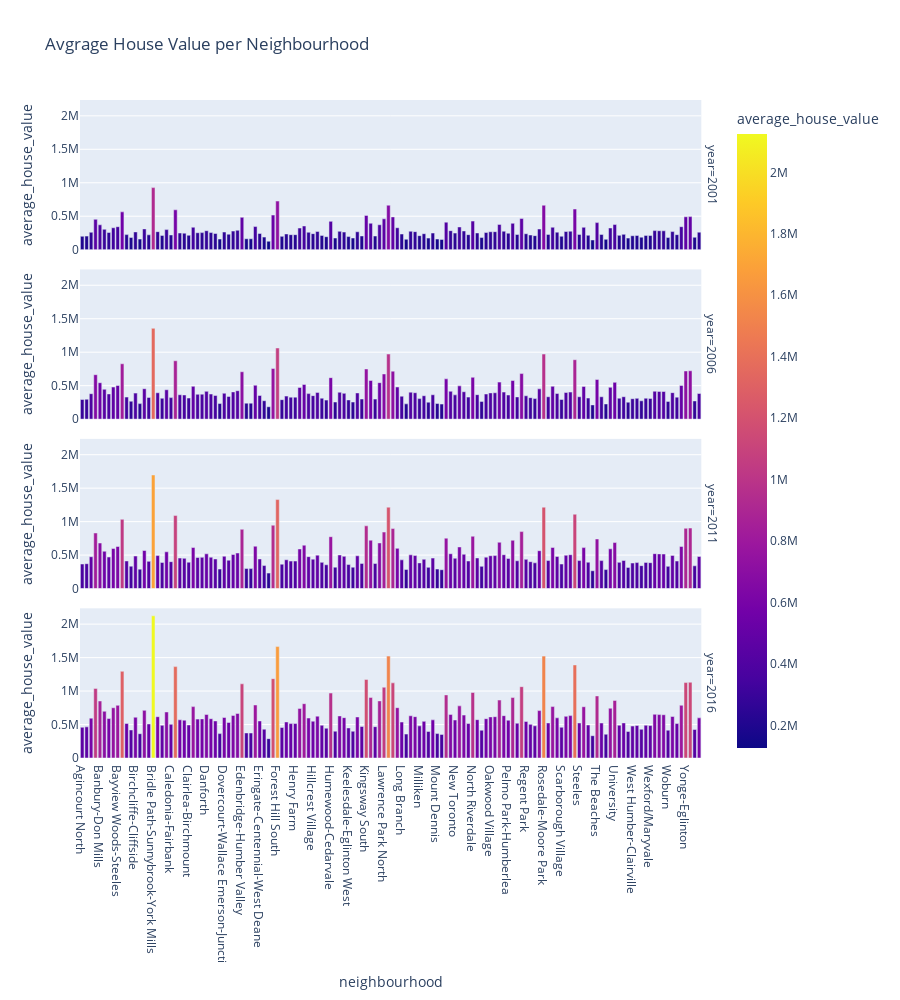

The notebook cell this image was saved under:
### Code cell
# YOUR CODE HERE!
fig = px.bar(avg_house_val_by_neighbourhood, x="neighbourhood", y="average_house_value",
             color='average_house_value', facet_row="year",
            height=1000,width=900,
             title='Avgrage House Value per Neighbourhood')
fig.show()

### Figure 1 — Plotly figure (JSON) as saved in the notebook; plotly's stock layout.template omitted (floating-point values rounded to 4 significant figures; data arrays with more than 128 entries replaced by an {"elided": "..."} marker saying what was removed)
{"data": [{"alignmentgroup": "True", "hovertemplate": "year=2001<br>neighbourhood=%{x}<br>average_house_value=%{marker.color}<extra></extra>", "legendgroup": "", "marker": {"color": {"elided": "140 int values"}, "coloraxis": "coloraxis", "pattern": {"shape": ""}}, "name": "", "offsetgroup": "", "orientation": "v", "showlegend": false, "textposition": "auto", "type": "bar", "x": {"elided": "140 str values"}, "xaxis": "x4", "y": {"elided": "140 int values"}, "yaxis": "y4"}, {"alignmentgroup": "True", "hovertemplate": "year=2006<br>neighbourhood=%{x}<br>average_house_value=%{marker.color}<extra></extra>", "legendgroup": "", "marker": {"color": {"elided": "140 int values"}, "coloraxis": "coloraxis", "pattern": {"shape": ""}}, "name": "", "offsetgroup": "", "orientation": "v", "showlegend": false, "textposition": "auto", "type": "bar", "x": {"elided": "140 str values"}, "xaxis": "x3", "y": {"elided": "140 int values"}, "yaxis": "y3"}, {"alignmentgroup": "True", "hovertemplate": "year=2011<br>neighbourhood=%{x}<br>average_house_value=%{marker.color}<extra></extra>", "legendgroup": "", "marker": {"color": {"elided": "140 int values"}, "coloraxis": "coloraxis", "pattern": {"shape": ""}}, "name": "", "offsetgroup": "", "orientation": "v", "showlegend": false, "textposition": "auto", "type": "bar", "x": {"elided": "140 str values"}, "xaxis": "x2", "y": {"elided": "140 int values"}, "yaxis": "y2"}, {"alignmentgroup": "True", "hovertemplate": "year=2016<br>neighbourhood=%{x}<br>average_house_value=%{marker.color}<extra></extra>", "legendgroup": "", "marker": {"color": {"elided": "140 int values"}, "coloraxis": "coloraxis", "pattern": {"shape": ""}}, "name": "", "offsetgroup": "", "orientation": "v", "showlegend": false, "textposition": "auto", "type": "bar", "x": {"elided": "140 str values"}, "xaxis": "x", "y": {"elided": "140 int values"}, "yaxis": "y"}], "layout": {"annotations": [{"font": {}, "showarrow": false, "text": "year=2016", "textangle": 90, "x": 0.98, "xanchor": "left", "xref": "paper", "y": 0.1138, "yanchor": "middle", "yref": "paper"}, {"font": {}, "showarrow": false, "text": "year=2011", "textangle": 90, "x": 0.98, "xanchor": "left", "xref": "paper", "y": 0.3712, "yanchor": "middle", "yref": "paper"}, {"font": {}, "showarrow": false, "text": "year=2006", "textangle": 90, "x": 0.98, "xanchor": "left", "xref": "paper", "y": 0.6288, "yanchor": "middle", "yref": "paper"}, {"font": {}, "showarrow": false, "text": "year=2001", "textangle": 90, "x": 0.98, "xanchor": "left", "xref": "paper", "y": 0.8862, "yanchor": "middle", "yref": "paper"}], "barmode": "relative", "coloraxis": {"colorbar": {"title": {"text": "average_house_value"}}, "colorscale": [[0, "#0d0887"], [0.1111, "#46039f"], [0.2222, "#7201a8"], [0.3333, "#9c179e"], [0.4444, "#bd3786"], [0.5556, "#d8576b"], [0.6667, "#ed7953"], [0.7778, "#fb9f3a"], [0.8889, "#fdca26"], [1, "#f0f921"]]}, "height": 1000, "legend": {"tracegroupgap": 0}, "title": {"text": "Avgrage House Value per Neighbourhood"}, "width": 900, "xaxis": {"anchor": "y", "autorange": true, "domain": [0, 0.98], "range": [-0.5, 139.5], "title": {"text": "neighbourhood"}, "type": "category"}, "xaxis2": {"anchor": "y2", "autorange": true, "domain": [0, 0.98], "matches": "x", "range": [-0.5, 139.5], "showticklabels": false, "type": "category"}, "xaxis3": {"anchor": "y3", "autorange": true, "domain": [0, 0.98], "matches": "x", "range": [-0.5, 139.5], "showticklabels": false, "type": "category"}, "xaxis4": {"anchor": "y4", "autorange": true, "domain": [0, 0.98], "matches": "x", "range": [-0.5, 139.5], "showticklabels": false, "type": "category"}, "yaxis": {"anchor": "x", "autorange": true, "domain": [0, 0.2275], "range": [0, 2236000.0], "title": {"text": "average_house_value"}, "type": "linear"}, "yaxis2": {"anchor": "x2", "autorange": true, "domain": [0.2575, 0.485], "matches": "y", "range": [0, 2236000.0], "title": {"text": "average_house_value"}, "type": "linear"}, "yaxis3": {"anchor": "x3", "autorange": true, "domain": [0.515, 0.7425], "matches": "y", "range": [0, 2236000.0], "title": {"text": "average_house_value"}, "type": "linear"}, "yaxis4": {"anchor": "x4", "autorange": true, "domain": [0.7725, 1], "matches": "y", "range": [0, 2236000.0], "title": {"text": "average_house_value"}, "type": "linear"}}}
